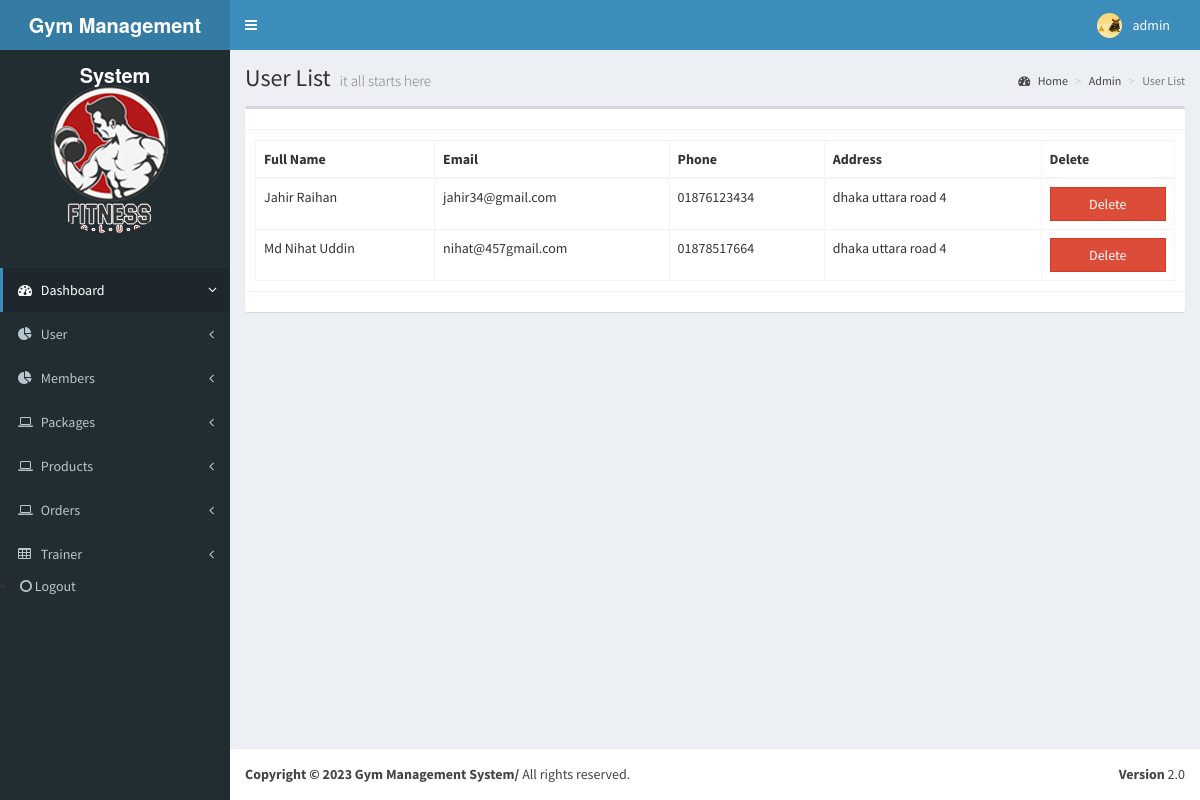
Page /admin/dashboard/user-list.php on the committed database.
### tables this page shows
CREATE TABLE `users` (
  `user_id` int(11) NOT NULL,
  `fname` varchar(100) NOT NULL,
  `lame` varchar(100) NOT NULL,
  `gender` varchar(1) NOT NULL,
  `age` int(11) NOT NULL,
  `username` varchar(100) NOT NULL,
  `password` varchar(100) NOT NULL,
  `address` varchar(200) NOT NULL,
  `phone_num` varchar(11) NOT NULL
);

### admin/dashboard/user-list.php (the view, shortened to what this page needs)
<?php include('header.php');
 include('db_connection.php');
?>
  <body class="skin-blue">
    <div class="wrapper">
      <?php include('menu.php');?>
            <div class="content-wrapper" style="min-height: 1024px;">
                <section class="content-header">
                  <h1> User List <small>it all starts here</small> </h1>
                  <ol class="breadcrumb">
                    <li><a href="#"><i class="fa fa-dashboard"></i> Home</a></li>
                    <li><a href="#">Admin</a></li>
                    <li class="active">User List</li>
                  </ol>
                </section>
                <section class="content">
                  <div class="box">
                    <div class="box-header with-border">
                      </div>--><?php
   $sql = "SELECT * FROM users";
   $retval =$con->query($sql);
?>
                    </div>
                    <div class="box-body">
                        <table id="example" class="table table-bordered">
                            <thead>
                              <tr>
                                <th>Full Name</th>
                                <th>Email</th>
                                <th>Phone</th>
                                <th>Address</th>
                                <th>Delete</th>
                              </tr>
                            </thead>
                            <tbody>
                              <?php  while($row = mysqli_fetch_array($retval)) {  ?>
                              <tr>
                                <td><?php echo $row['fname'] .' '.$row['lame']?></td>
                                <td><?php echo $row['username'] ?></td>
                                <td><?php echo$row['phone_num'] ?></td>
                                <td><?php echo$row['address'] ?></td>
                                <td><a class="btn btn-block btn-danger btn-flat" onClick="return confirm('Delete This account?')"  href="delete.php?user_id=<?php echo$row['user_id'] ?>">Delete</a></td>
                              <?php } ?>
                              </tr>
                            </tbody>
                          </table>
                     </div>
                    <div class="box-footer">  </div>
                  </div>
                </section>
              </div>
     <?php include('footer.php');?>

### admin/dashboard/menu.php (shortened to what this page needs)
<header class="main-header">
        <a href="dashboard.php" class="logo"><b>Gym Management System</b> </a>
        <nav class="navbar navbar-static-top" role="navigation">
          <a href="#" class="sidebar-toggle" data-toggle="offcanvas" role="button">
          </a>
          <div class="navbar-custom-menu">
            <ul class="nav navbar-nav">
           <?php
              require_once 'db.php';
               $sql = 'SELECT * FROM admin';
               $retval = mysqli_query($conn, $sql);
               ?>
              <li class="dropdown user user-menu">
                <a href="#" class="dropdown-toggle" data-toggle="dropdown">
                  <?php  while($row = mysqli_fetch_array($retval)) {  ?>
                  <img src="../images/<?php echo $row['admin_picture'] ?>" class="user-image" alt="User Image">
                  <span class="hidden-xs"><?php echo $row['admin_name'] ?></span>
                </a>
                  <?php } ?>
              </li>
            </ul>
          </div>
        </nav>
      </header><aside class="main-sidebar">
        <section class="sidebar" style="height: auto;">
           <img src="../dist/img/fitness-club-two.png" class="img-circle" alt="User Image" style="padding: 34px;">
          <ul class="sidebar-menu">
            <li class="active treeview">
              <a href="dashboard.php">
                <i class="fa fa-dashboard"></i> <span>Dashboard</span> <i class="fa fa-angle-left pull-right"></i>
              </a>
            </li>
            <li class="treeview">
              <a href="#">
                <i class="fa fa-pie-chart"></i>
                <span>User</span>
                <i class="fa fa-angle-left pull-right"></i>
              </a>
            </li>
            <li class="treeview">
              <a href="#">
                <i class="fa fa-pie-chart"></i>
                <span>Members</span>
                <i class="fa fa-angle-left pull-right"></i>
              </a>
            </li>
            <li class="treeview">
              <a href="#">
                <i class="fa fa-laptop"></i>
                <span>Packages</span>
                <i class="fa fa-angle-left pull-right"></i>
              </a>
            </li>
            <li class="treeview">
              <a href="#">
                <i class="fa fa-laptop"></i>
                <span>Products</span>
                <i class="fa fa-angle-left pull-right"></i>
              </a>
            </li>
            <li class="treeview">
              <a href="#">
                <i class="fa fa-laptop"></i>
                <span>Orders</span>
                <i class="fa fa-angle-left pull-right"></i>
              </a>
            </li>
            <li class="treeview">
              <a href="#">
                <i class="fa fa-table"></i> <span>Trainer</span>
                <i class="fa fa-angle-left pull-right"></i>
              </a>
          </ul>
          <li><a href="logout.php"><i class="fa fa-circle-o"></i> Logout</a></li>
        </section>
      </aside>

### rows in the picture
users: fname "Jahir", lame "Raihan", username "jahir34@gmail.com", phone_num "01876123434", address "dhaka uttara road 4"
users: fname "Md Nihat", lame "Uddin", username "nihat@457gmail.com", phone_num "01878517664", address "dhaka uttara road 4"

### other values in the picture
$row['admin_name'] "admin"
